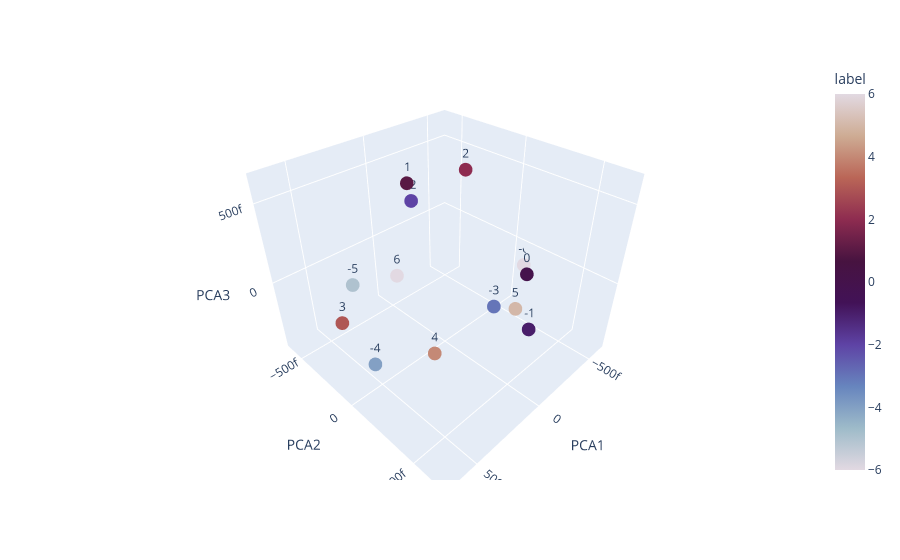

This figure's notebook cell:
### Code cell
plot_input_pca_3d_polar(model)

### Figure 1 — Plotly figure (JSON) as saved in the notebook; plotly's stock layout.template omitted (floating-point values rounded to 4 significant figures)
{"data": [{"hovertemplate": "PCA1=%{x}<br>PCA2=%{y}<br>PCA3=%{z}<br>label=%{marker.color}<extra></extra>", "legendgroup": "", "marker": {"color": [-6, -5, -4, -3, -2, -1, 0, 1, 2, 3, 4, 5, 6], "coloraxis": "coloraxis", "symbol": "circle"}, "mode": "markers+text", "name": "", "scene": "scene", "showlegend": false, "text": [-6.0, -5.0, -4.0, -3.0, -2.0, -1.0, 0.0, 1.0, 2.0, 3.0, 4.0, 5.0, 6.0], "type": "scatter3d", "x": [-6.13e-13, 6.733e-13, 4.5e-13, -3.766e-13, -3.013e-13, 1.315e-13, -4.786e-13, 1.853e-13, -4.377e-13, 4.605e-13, 2.04e-13, 7.036e-15, 9.546e-14], "y": [1.04e-13, 9.991e-14, -1.24e-13, 6.977e-14, -6.161e-13, 6.777e-13, 2.255e-13, -7.701e-14, -2.636e-13, -4.068e-13, 1.204e-13, 5.059e-13, -3.156e-13], "z": [-1.513e-13, 3.688e-13, -4.475e-13, -3.794e-13, 1.593e-13, 1.314e-13, -9.513e-14, 6.325e-13, 4.475e-13, -2.982e-13, -3.602e-13, 8.11e-14, -8.901e-14]}], "layout": {"coloraxis": {"colorbar": {"title": {"text": "label"}}, "colorscale": [[0, "#e2d9e2"], [0.1111, "#9ebbc9"], [0.2222, "#6785be"], [0.3333, "#5e43a5"], [0.4444, "#421257"], [0.5556, "#471340"], [0.6667, "#8e2c50"], [0.7778, "#ba6657"], [0.8889, "#ceac94"], [1, "#e2d9e2"]]}, "legend": {"tracegroupgap": 0}, "margin": {"t": 60}, "scene": {"domain": {"x": [0, 1], "y": [0, 1]}, "xaxis": {"title": {"text": "PCA1"}}, "yaxis": {"title": {"text": "PCA2"}}, "zaxis": {"title": {"text": "PCA3"}}}}}
